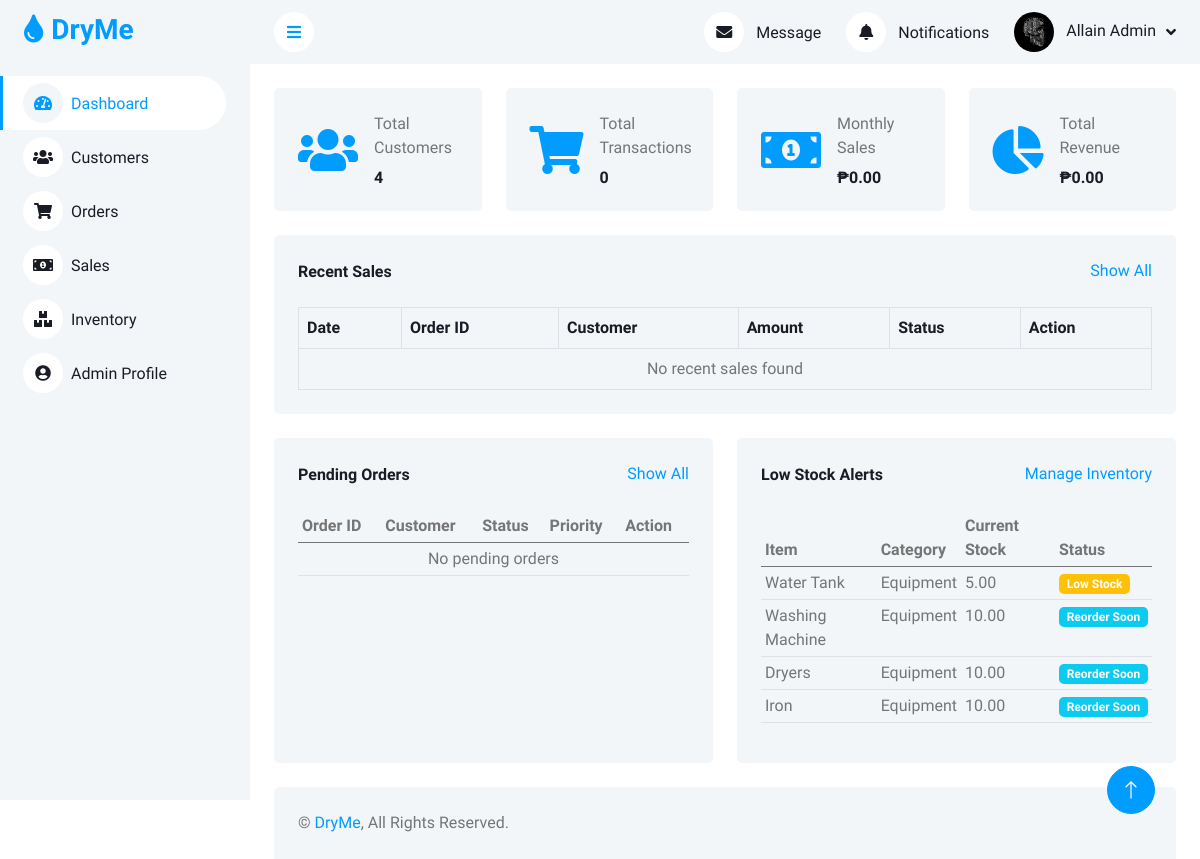
The page /admin/index.php (signed in) on the database its author committed.
### tables this page shows
CREATE TABLE `inventory` (
  `item_id` int(11) NOT NULL,
  `name` varchar(100) NOT NULL,
  `category` enum('supply','equipment') NOT NULL,
  `quantity` decimal(10,2) NOT NULL DEFAULT 0.00,
  `unit` varchar(20) DEFAULT NULL,
  `minimum_stock` decimal(10,2) NOT NULL DEFAULT 10.00,
  `cost_per_unit` decimal(10,2) DEFAULT NULL,
  `status` enum('active','inactive','maintenance') DEFAULT 'active',
  `last_maintenance_date` date DEFAULT NULL,
  `next_maintenance_date` date DEFAULT NULL,
  `supplier` varchar(100) DEFAULT NULL,
  `notes` text DEFAULT NULL,
  `created_at` timestamp NOT NULL DEFAULT current_timestamp(),
  `updated_at` timestamp NOT NULL DEFAULT current_timestamp() ON UPDATE current_timestamp()
);

### admin/index.php (the view, shortened to what the rows shown need)
<?php
require_once '../includes/db_connect.php';
$stmt = $pdo->prepare("SELECT * FROM admins WHERE admin_id = ?");
$stmt->execute([$_SESSION['admin_id']]);
$admin = $stmt->fetch();
?>
<!DOCTYPE html>
<html lang="en">
<head>
    <link href="https://cdnjs.cloudflare.com/ajax/libs/font-awesome/5.10.0/css/all.min.css" rel="stylesheet">
    <link href="https://cdn.jsdelivr.net/npm/bootstrap-icons@1.4.1/font/bootstrap-icons.css" rel="stylesheet">
    <link href="lib/owlcarousel/assets/owl.carousel.min.css" rel="stylesheet">
    <link href="lib/tempusdominus/css/tempusdominus-bootstrap-4.min.css" rel="stylesheet" />
    <link href="css/bootstrap.min.css" rel="stylesheet">
    <link href="css/style.css" rel="stylesheet">
</head>
<body>
    <div class="container-fluid position-relative bg-white d-flex p-0">
        <div class="content">
            <nav class="navbar navbar-expand bg-light navbar-light sticky-top px-4 py-0">
                <div class="navbar-nav align-items-center ms-auto">
                    <div class="nav-item dropdown">
                        <a href="#" class="nav-link dropdown-toggle" data-bs-toggle="dropdown">
                            <img class="rounded-circle me-lg-2" src="<?php echo isset($admin['profile_picture']) && $admin['profile_picture'] ? 'img/profile/' . $admin['profile_picture'] : 'img/user.jpg'; ?>" alt="" style="width: 40px; height: 40px; object-fit: cover;">
                            <span class="d-none d-lg-inline-flex"><?php echo htmlspecialchars($admin['full_name']); ?></span>
                        </a>
                    </div>
                </div>
            </nav>
            <div class="container-fluid pt-4 px-4">
                <div class="bg-light text-center rounded p-4">
                    <div class="table-responsive">
                        <table class="table text-start align-middle table-bordered table-hover mb-0">
                            <thead>
                                <tr class="text-dark">
                                    <th scope="col">Date</th>
                                    <th scope="col">Order ID</th>
                                    <th scope="col">Customer</th>
                                    <th scope="col">Amount</th>
                                    <th scope="col">Status</th>
                                    <th scope="col">Action</th>
                                </tr>
                            </thead>
                        </table>
                    </div>
                </div>
            </div>
            <div class="container-fluid pt-4 px-4">
                <div class="row g-4">
                    <div class="col-sm-12 col-md-6 col-xl-6">
                        <div class="h-100 bg-light rounded p-4">
                            <div class="table-responsive">
                                <table class="table table-sm table-hover">
                                    <thead>
                                        <tr>
                                            <th>Order ID</th>
                                            <th>Customer</th>
                                            <th>Status</th>
                                            <th>Priority</th>
                                            <th>Action</th>
                                        </tr>
                                    </thead>
                                </table>
                            </div>
                        </div>
                    </div>
                    <div class="col-sm-12 col-md-6 col-xl-6">
                        <div class="h-100 bg-light rounded p-4">
                            <div class="table-responsive">
                                <table class="table table-sm table-hover">
                                    <thead>
                                        <tr>
                                            <th>Item</th>
                                            <th>Category</th>
                                            <th>Current Stock</th>
                                            <th>Status</th>
                                        </tr>
                                    </thead>
                                    <tbody>
                                        <?php
                                        try {
                                            $stmt = $pdo->prepare("SELECT item_id, name, category, quantity, minimum_stock
                                                                  FROM inventory
                                                                  WHERE quantity <= minimum_stock
                                                                  ORDER BY (quantity/minimum_stock) ASC
                                                                  LIMIT 5");
                                            $stmt->execute();
                                            $low_stock = $stmt->fetchAll(PDO::FETCH_ASSOC);
                                            if (empty($low_stock)) {
                                                echo '<tr><td colspan="4" class="text-center">No low stock items</td></tr>';
                                            } else {
                                                foreach ($low_stock as $item) {
                                                    $stock_ratio = $item['quantity'] / max(1, $item['minimum_stock']);
                                                    $status_badge = 'bg-warning';
                                                    $status_text = 'Low Stock';
                                                    if ($stock_ratio <= 0.25) {
                                                        $status_badge = 'bg-danger';
                                                        $status_text = 'Critical';
                                                    } else if ($stock_ratio > 0.75) {
                                                        $status_badge = 'bg-info';
                                                        $status_text = 'Reorder Soon';
                                                    }
                                                    echo '<tr>';
                                                    echo '<td>' . htmlspecialchars($item['name']) . '</td>';
                                                    echo '<td>' . ucfirst($item['category']) . '</td>';
                                                    echo '<td>' . $item['quantity'] . '</td>';
                                                    echo '<td><span class="badge ' . $status_badge . '">' . $status_text . '</span></td>';
                                                    echo '</tr>';
                                                }
                                            }
                                        } catch (PDOException $e) {
                                            echo '<tr><td colspan="4" class="text-center">Error loading inventory data</td></tr>';
                                            error_log("Low stock query error: " . $e->getMessage());
                                        }
                                        ?>
                                    </tbody>
                                </table>
                            </div>
                        </div>
                    </div>
                </div>
            </div>
        </div>
    </div>
</body>
</html>

### rows shown on the page
inventory: name "Water Tank", category "Equipment", quantity "5.00", status_text "Low Stock"
inventory: name "Washing Machine", category "Equipment", quantity "10.00", status_text "Reorder Soon"
inventory: name "Dryers", category "Equipment", quantity "10.00", status_text "Reorder Soon"
inventory: name "Iron", category "Equipment", quantity "10.00", status_text "Reorder Soon"

### other values the page prints
$admin['full_name'] "Allain Admin"
$total_customers "4"
$total_transactions "0"
$monthly_sales "0.00"
$total_revenue "0.00"
